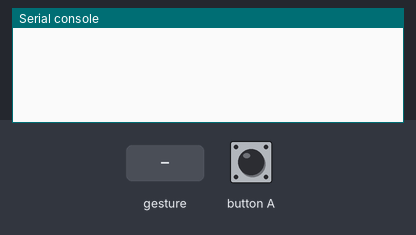
The program below on a simulated BBC micro:bit running MicroPython. Shown: the last lines printed to the serial console. Inputs (shaded band) come from the test bench. No radio messages arrive unless stated (any console line starting 'radio sent:' is added by the test bench); a tilt is held for 1.5 s and a shake lasts 1 s, then the board lies face up again.

Above: at 1.2 s.
1.3 s: button A pressed for 0.15 s
At 2.5 s:
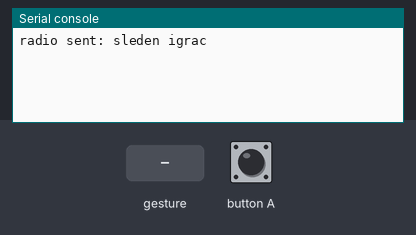
2.9 s: gesture 'shake'
At 4.7 s:
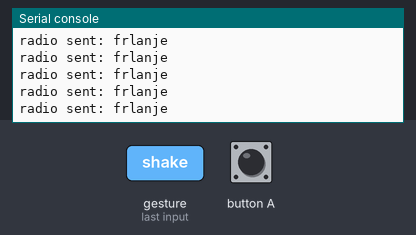

The program:

jamb_bacanje.py
```python
from microbit import *
import radio

radio.on()

while True:
    gesture = accelerometer.current_gesture()
    if gesture == "shake":
        radio.send("frlanje")
    if button_a.was_pressed():
        radio.send("sleden igrac")
```

Measured:
- after the input at 1.3 s, the serial console: prints a new line at once (image 1)
- after the input at 2.9 s, the serial console: prints a new line after 0.20 s (image 2)
